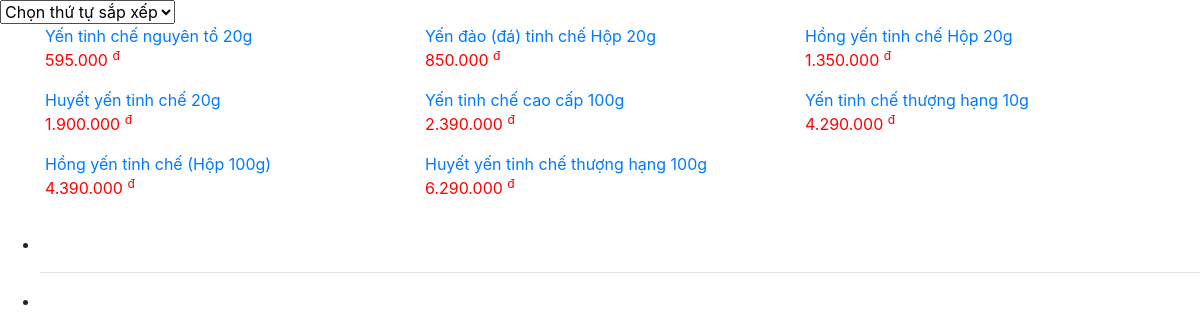
Page /WEB_YEN_NGA/pages/danhmuc.php?id=1 on the committed database.
### tables this page shows
CREATE TABLE IF NOT EXISTS `tbl_sanpham` (
  `id` int(11) NOT NULL AUTO_INCREMENT,
  `ten` varchar(100) NOT NULL,
  `anh` varchar(200) NOT NULL,
  `gia` int(11) NOT NULL,
  `noidung` text NOT NULL,
  `id_dm` int(11) NOT NULL,
  PRIMARY KEY (`id`),
  UNIQUE KEY `ten` (`ten`)
);

### WEB_YEN_NGA/pages/danhmuc.php (the view, shortened to what this page needs)
<html>
<head>
  <link rel="stylesheet" href="https://stackpath.bootstrapcdn.com/bootstrap/4.3.1/css/bootstrap.min.css"
>
</head>
<body>
  <?php
  $id = $_GET['id'];
  $sort_order = isset($_GET['sort_order']) ? $_GET['sort_order'] : "";
  $order = "";
  if ($sort_order == "asc") {
    $order = "ASC";
  } elseif ($sort_order == "desc") {
    $order = "DESC";
  } else {
    $order = "ASC";
  }
  $sql_pro = "SELECT * FROM tbl_sanpham WHERE tbl_sanpham.id_dm=$id ORDER BY gia $order";
  $query_pro = mysqli_query($mysqli, $sql_pro);
  $myArray = array();
  while ($row = $query_pro->fetch_assoc()) {
    $myArray[] = $row;
  }
  ?>
  <select name="sort_order" id="sort_order" onchange="performSort(<?php echo $id; ?>);">
    <option value="none">Chọn thứ tự sắp xếp</option>
  </select>
  <ul class="container product_list">
    <?php
    function render($query_pro_array)
    {
      $count = 0;
      foreach ($query_pro_array as $row_pro) {
        $count++;
        if ($count % 3 == 1) {
          echo '<div class="row">';
        }
        ?>
        <div class="col-md-4">
          <a href="index.php?quanly=sanpham&id=<?php echo $row_pro['id'] ?>">
            <p class="tittle_product">
              <?php echo $row_pro['ten'] ?> <br />
              <span style="display: inline-block; margin-right: 5px; color: red;">
                <?= number_format($row_pro['gia'], 0, ",", ".") ?>
                <sup>đ</sup>
              </span>
            </p>
          </a>
        </div>
        <?php
        if ($count % 3 == 0) {
          echo '</div>';
        }
      }
      if ($count % 3 != 0) {
        echo '</div>';
      }
    }
    render($myArray);
    ?>
  </ul>
  <div class="fixed-tool">
    <ul>
      <li>
      </li>
      <hr>
      <li>
      </li>
    </ul>
  </div>
</body>
</html>

### rows in the picture
tbl_sanpham: ten "Yến tinh chế nguyên tổ 20g", gia "595.000"
tbl_sanpham: ten "Yến đảo (đá) tinh chế Hộp 20g", gia "850.000"
tbl_sanpham: ten "Hồng yến tinh chế Hộp 20g", gia "1.350.000"
tbl_sanpham: ten "Huyết yến tinh chế 20g", gia "1.900.000"
tbl_sanpham: ten "Yến tinh chế cao cấp 100g", gia "2.390.000"
tbl_sanpham: ten "Yến tinh chế thượng hạng 10g", gia "4.290.000"
tbl_sanpham: ten "Hồng yến tinh chế (Hộp 100g)", gia "4.390.000"
tbl_sanpham: ten "Huyết yến tinh chế thượng hạng 100g", gia "6.290.000"
